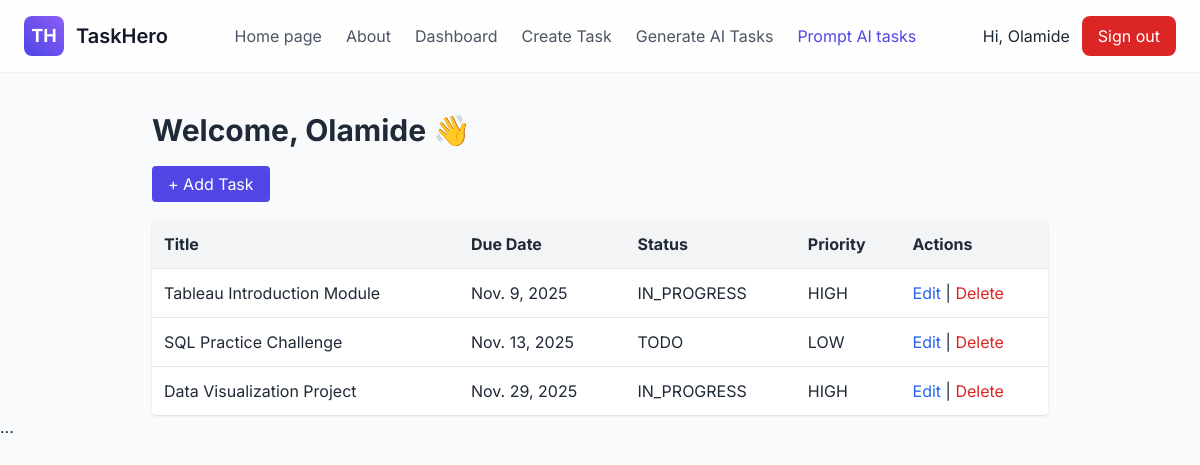
Page /dashboard/ (signed in) on the committed database.
### taskhero/models.py (models this page shows, shortened)
class Task(models.Model):
    STATUS_TODO = 'TODO'
    STATUS_IN_PROGRESS = 'IN_PROGRESS'
    STATUS_COMPLETED = 'COMPLETED'
    STATUS_CHOICES = [
        (STATUS_TODO, 'To Do'),
        (STATUS_IN_PROGRESS, 'In Progress'),
        (STATUS_COMPLETED, 'Completed'),
    ]
    PRIORITY_LOW = 'LOW'
    PRIORITY_MEDIUM = 'MEDIUM'
    PRIORITY_HIGH = 'HIGH'
    PRIORITY_CHOICES = [
        (PRIORITY_LOW, 'Low'),
        (PRIORITY_MEDIUM, 'Medium'),
        (PRIORITY_HIGH, 'High'),
    ]
    owner = models.ForeignKey(
        settings.AUTH_USER_MODEL,
        related_name='tasks',
        on_delete=models.CASCADE,
        help_text='The user who created this task',
    )
    title = models.CharField(max_length=200)
    description = models.TextField(blank=True)
    due_date = models.DateField(null=True, blank=True)
    status = models.CharField(max_length=20, choices=STATUS_CHOICES, default=STATUS_TODO)
    priority = models.CharField(max_length=10, choices=PRIORITY_CHOICES, default=PRIORITY_MEDIUM)
    created_at = models.DateTimeField(auto_now_add=True)
    updated_at = models.DateTimeField(auto_now=True)
    objects = TaskQuerySet.as_manager()
    class Meta:
        verbose_name = 'Task'
        verbose_name_plural = 'Tasks'
        indexes = [
            models.Index(fields=['owner', 'status']),
            models.Index(fields=['due_date']),
        ]
        ordering = ['due_date', '-priority', 'created_at']
    def __str__(self):
        return f"{self.title} ({self.get_priority_display()})"

### taskhero/views.py (the view)
# urls.py: path('dashboard/', views.dashboard_view, name='dashboard'),
@login_required
def dashboard_view(request):
    tasks = Task.objects.for_user(request.user)
    for i in tasks:
        print(i)
    return render(request, 'taskhero/dashboard.html', {'tasks': tasks})

### taskhero/models.py (called while the page is built)
    def for_user(self, user):
        return self.filter(owner=user)

### templates/taskhero/dashboard.html (shortened to what this page needs)
{% extends 'base/base.html' %}
{% block content %}
<div class="max-w-4xl mx-auto mt-10">
  <h1 class="text-3xl font-bold text-gray-800 mb-6">Welcome, {{ user.first_name }} 👋</h1>
  <a href="{% url 'taskhero:task_create' %}" class="bg-indigo-600 text-white px-4 py-2 rounded hover:bg-indigo-700">+ Add Task</a>
  {% if tasks %}
  <table class="mt-6 w-full bg-white rounded shadow">
    <thead class="bg-gray-100 text-left">
      <tr>
        <th class="p-3">Title</th>
        <th class="p-3">Due Date</th>
        <th class="p-3">Status</th>
        <th class="p-3">Priority</th>
        <th class="p-3">Actions</th>
      </tr>
    </thead>
    <tbody>
      {% for task in tasks %}
      <tr class="border-t hover:bg-gray-50">
        <td class="p-3">{{ task.title }}</td>
        <td class="p-3">{{ task.due_date }}</td>
        <td class="p-3 capitalize">{{ task.status }}</td>
        <td class="p-3 capitalize">{{ task.priority }}</td>
        <td class="p-3">
          <a href="{% url 'taskhero:task_update' task.pk %}" class="text-blue-600 hover:underline">Edit</a> |
          <a href="{% url 'taskhero:task_delete' task.pk %}" class="text-red-600 hover:underline">Delete</a>
        </td>
      </tr>
      {% endfor %}
    </tbody>
  </table>
  {% else %}
  <p class="mt-6 text-gray-600">No tasks yet. <a href="{% url 'taskhero:task_create' %}" class="text-indigo-600 hover:underline">Add one!</a></p>
  {% endif %}
</div>
{% endblock %}

### templates/base/base.html (shortened to what this page needs)
{% load static %}
<!doctype html>
<html lang="en">
<head>
  <script src="https://cdn.tailwindcss.com"></script>
<link rel="stylesheet" href="{% static 'css/style.css' %}">
</head>
<body class="font-inter bg-gray-50 text-gray-800">
  <header class="bg-white/80 backdrop-blur-sm sticky top-0 z-50 shadow-sm">
    <div class="max-w-7xl mx-auto px-6 py-4 flex items-center justify-between">
      <a href="{% url 'taskhero:home' %}" class="flex items-center gap-3">
        <div class="w-10 h-10 flex items-center justify-center rounded-lg bg-gradient-to-tr from-indigo-600 to-violet-500 text-white text-lg font-bold">
          TH
        </div>
        <span class="text-xl font-semibold text-gray-900">TaskHero</span>
      </a>
      <nav class="hidden md:flex items-center gap-6">
        <a href="{% url 'taskhero:home' %}" class="text-gray-600 hover:text-gray-900">Home page</a>
        <a href="{% url 'taskhero:about' %}" class="text-gray-600 hover:text-gray-900">About</a>
        {% if user.is_authenticated %}
          <a href="{% url 'taskhero:task_list' %}" class="text-gray-600 hover:text-gray-900">Dashboard</a>
          <a href="{% url 'taskhero:task_create' %}" class="text-gray-600 hover:text-gray-900">Create Task</a>
          <a href="{% url 'taskhero:generate_task_ai' %}" class="text-gray-600 hover:text-gray-900">Generate AI Tasks</a>
          <a href="{% url 'taskhero:prompt_store' %}" class="text-indigo-600 hover:underline">Prompt AI tasks</a>
        {% endif %}
      </nav>
      <div class="hidden md:flex items-center gap-3">
        {% if user.is_authenticated %}
            Hi, {{ user.get_short_name|default:user.username }}
          <form method="post" action="{% url 'taskhero:logout' %}">
            <button type="submit" class="px-4 py-2 rounded-lg bg-red-600 text-white hover:opacity-95">
              Sign out
            </button>
          </form>
        {% else %}
          <a href="{% url 'taskhero:login' %}" class="text-indigo-600 font-medium hover:underline">Login</a>
          <a href="{% url 'taskhero:signup' %}" class="inline-block px-4 py-2 rounded-lg bg-gradient-to-r from-indigo-600 to-violet-500 text-white shadow hover:opacity-95">
            Sign Up
          </a>
        {% endif %}
      </div>
    </div>
  </header>
  <main>
    {% block content %}{% endblock content %}
  </main>
  ...
</body>
</html>

### static/css/style.css (style rules this page uses)
body { background-color: red; }
:root { --bg: #f8fafc; --surface: #ffffff; --muted: #6b7280; --text: #111827; --indigo: #4f46e5; --violet: #7c3aed; --accent-gradient: linear-gradient(90deg,var(--indigo),var(--violet)); --glass: rgba(255,255,255,0.6); --card-shadow: 0 8px 24px rgba(16,24,40,0.06); --card-shadow-strong: 0 12px 40px rgba(16,24,40,0.10); --radius-lg: 14px; --radius-md: 10px; --radius-sm: 8px; --max-width: 1200px; --focus-ring: 0 0 0 4px rgba(79,70,229,0.12); }
* { box-sizing:border-box }
html,body { height:100% }
body { font-family: Inter, ui-sans-serif, system-ui, -apple-system, "Segoe UI", Roboto, "Helvetica Neue", Arial; background:var(--bg); color:var(--text); line-height:1.45; -webkit-font-smoothing:antialiased; -moz-osx-font-smoothing:grayscale; margin:0; }

### rows in the picture
Task: title "Tableau Introduction Module", due_date "Nov. 9, 2025", status "IN_PROGRESS", priority "HIGH"
Task: title "SQL Practice Challenge", due_date "Nov. 13, 2025", status "TODO", priority "LOW"
Task: title "Data Visualization Project", due_date "Nov. 29, 2025", status "IN_PROGRESS", priority "HIGH"

### other values in the picture
{{ user.get_short_name|default:user.username }} "Olamide"
{{ user.first_name }} "Olamide"
